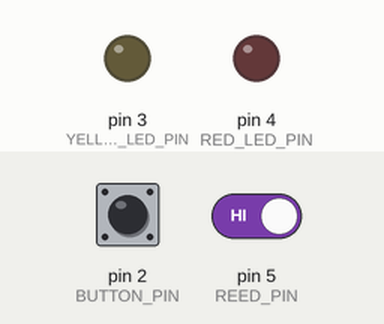
Simulated run of this sketch. Board: Arduino Uno, built with avr-gcc and run on an emulated ATmega328P. On the bench: output pins drawn as LEDs (lit = HIGH). Inputs (shaded band) come from the test bench; at power-on: pin 2 (BUTTON_PIN) LOW, pin 5 (REED_PIN) HIGH.

Above: at 1.2 s.
1.3 s: pin 2 (BUTTON_PIN) pulled HIGH for 0.15 s
At 1.37 s:
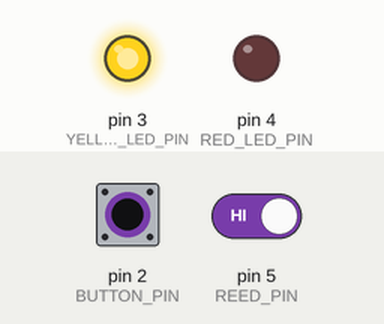
2.9 s: pin 5 (REED_PIN) driven LOW
At 3.4 s:
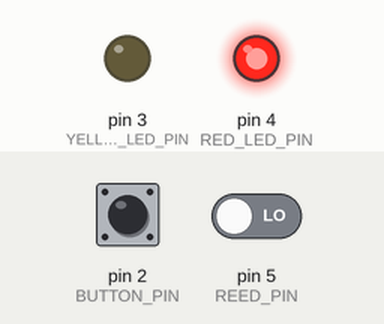
4.4 s: pin 2 (BUTTON_PIN) pulled HIGH for 1 s
At 5.2 s:
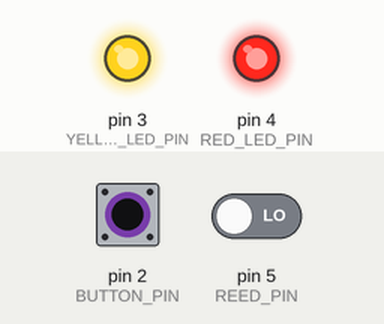
6.9 s: pin 2 (BUTTON_PIN) pulled HIGH for 3.2 s
At 11.3 s:
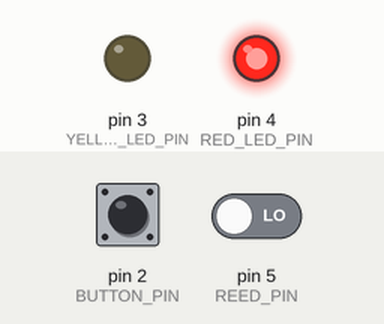
11.6 s: pin 5 (REED_PIN) driven HIGH
At 12.5 s:
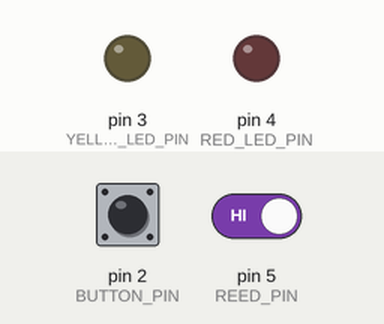
Timing chart, 0 to 14.1 s (numbered marks = the images above; inputs shaded):
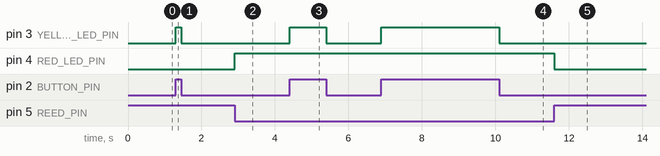

Measured:
- after the input at 1.3 s, pin 3 (YELLOW_LED_PIN): LOW → HIGH at once, → LOW 0.15 s later
- after the input at 2.9 s, pin 4 (RED_LED_PIN): LOW → HIGH at once
- after the input at 4.4 s, pin 3 (YELLOW_LED_PIN): LOW → HIGH at once, → LOW 1.0 s later
- after the input at 6.9 s, pin 3 (YELLOW_LED_PIN): LOW → HIGH at once, → LOW 3.2 s later
- after the input at 11.6 s, pin 4 (RED_LED_PIN): HIGH → LOW at once

The sketch:

digital-ins-and-outs.ino
```cpp
const int BUTTON_PIN = 2;
const int YELLOW_LED_PIN = 3;
const int RED_LED_PIN = 4;
const int REED_PIN = 5;

void setup() {
  pinMode(BUTTON_PIN, INPUT);
  pinMode(YELLOW_LED_PIN, OUTPUT);
  pinMode(RED_LED_PIN, OUTPUT);
  pinMode(REED_PIN, INPUT_PULLUP);  // Use built in resistor
}

void loop() {
   // read the pushbutton input:
   if (digitalRead(BUTTON_PIN) == HIGH) {
     // if the pushbutton is closed:
     digitalWrite(YELLOW_LED_PIN, HIGH);    // turn on the yellow LED
   }
   else {
     // if the switch is open:
     digitalWrite(YELLOW_LED_PIN, LOW);     // turn off the yellow LED
   }
   // read the reed input:
   if (digitalRead(REED_PIN) == HIGH) {   // if the magnet is not there
     digitalWrite(RED_LED_PIN, LOW);     // turn OFF the red LED
   }
   else {
     digitalWrite(RED_LED_PIN, HIGH);     // turn off the yellow LED
   }
}
```
